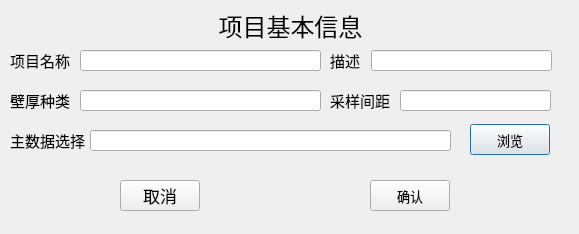
<?xml version="1.0" encoding="UTF-8"?>
<ui version="4.0">
 <class>projectDlg</class>
 <widget class="QDialog" name="projectDlg">
  <property name="geometry">
   <rect>
    <x>0</x>
    <y>0</y>
    <width>579</width>
    <height>234</height>
   </rect>
  </property>
  <property name="windowTitle">
   <string>Dialog</string>
  </property>
  <widget class="QLabel" name="label">
   <property name="geometry">
    <rect>
     <x>10</x>
     <y>10</y>
     <width>561</width>
     <height>31</height>
    </rect>
   </property>
   <property name="font">
    <font>
     <pointsize>18</pointsize>
     <weight>50</weight>
     <bold>false</bold>
    </font>
   </property>
   <property name="text">
    <string>项目基本信息</string>
   </property>
   <property name="alignment">
    <set>Qt::AlignCenter</set>
   </property>
  </widget>
  <widget class="QLabel" name="label_2">
   <property name="geometry">
    <rect>
     <x>10</x>
     <y>50</y>
     <width>71</width>
     <height>21</height>
    </rect>
   </property>
   <property name="font">
    <font>
     <pointsize>11</pointsize>
    </font>
   </property>
   <property name="text">
    <string>项目名称</string>
   </property>
  </widget>
  <widget class="QLineEdit" name="prjNameEdit">
   <property name="geometry">
    <rect>
     <x>80</x>
     <y>50</y>
     <width>241</width>
     <height>21</height>
    </rect>
   </property>
   <property name="font">
    <font>
     <pointsize>10</pointsize>
    </font>
   </property>
  </widget>
  <widget class="QLabel" name="label_3">
   <property name="geometry">
    <rect>
     <x>330</x>
     <y>50</y>
     <width>41</width>
     <height>21</height>
    </rect>
   </property>
   <property name="font">
    <font>
     <pointsize>11</pointsize>
    </font>
   </property>
   <property name="text">
    <string>描述</string>
   </property>
  </widget>
  <widget class="QLineEdit" name="discribeEdit">
   <property name="geometry">
    <rect>
     <x>371</x>
     <y>50</y>
     <width>181</width>
     <height>21</height>
    </rect>
   </property>
   <property name="font">
    <font>
     <pointsize>10</pointsize>
    </font>
   </property>
  </widget>
  <widget class="QLabel" name="label_4">
   <property name="geometry">
    <rect>
     <x>10</x>
     <y>90</y>
     <width>71</width>
     <height>21</height>
    </rect>
   </property>
   <property name="font">
    <font>
     <pointsize>11</pointsize>
    </font>
   </property>
   <property name="text">
    <string>壁厚种类</string>
   </property>
  </widget>
  <widget class="QLineEdit" name="thicknessEdit">
   <property name="geometry">
    <rect>
     <x>80</x>
     <y>90</y>
     <width>241</width>
     <height>21</height>
    </rect>
   </property>
   <property name="font">
    <font>
     <pointsize>10</pointsize>
    </font>
   </property>
  </widget>
  <widget class="QLabel" name="label_5">
   <property name="geometry">
    <rect>
     <x>10</x>
     <y>130</y>
     <width>81</width>
     <height>21</height>
    </rect>
   </property>
   <property name="font">
    <font>
     <pointsize>11</pointsize>
    </font>
   </property>
   <property name="text">
    <string>主数据选择</string>
   </property>
  </widget>
  <widget class="QLineEdit" name="datapathEdit">
   <property name="geometry">
    <rect>
     <x>90</x>
     <y>130</y>
     <width>361</width>
     <height>21</height>
    </rect>
   </property>
   <property name="font">
    <font>
     <pointsize>10</pointsize>
    </font>
   </property>
  </widget>
  <widget class="QPushButton" name="datapathButton">
   <property name="geometry">
    <rect>
     <x>470</x>
     <y>124</y>
     <width>80</width>
     <height>31</height>
    </rect>
   </property>
   <property name="font">
    <font>
     <pointsize>10</pointsize>
    </font>
   </property>
   <property name="text">
    <string>浏览</string>
   </property>
  </widget>
  <widget class="QLabel" name="label_6">
   <property name="geometry">
    <rect>
     <x>330</x>
     <y>90</y>
     <width>71</width>
     <height>21</height>
    </rect>
   </property>
   <property name="font">
    <font>
     <pointsize>11</pointsize>
    </font>
   </property>
   <property name="text">
    <string>采样间距</string>
   </property>
  </widget>
  <widget class="QLineEdit" name="intervalEdit">
   <property name="geometry">
    <rect>
     <x>400</x>
     <y>90</y>
     <width>151</width>
     <height>21</height>
    </rect>
   </property>
   <property name="font">
    <font>
     <pointsize>10</pointsize>
    </font>
   </property>
  </widget>
  <widget class="QPushButton" name="cancelButton">
   <property name="geometry">
    <rect>
     <x>120</x>
     <y>180</y>
     <width>80</width>
     <height>31</height>
    </rect>
   </property>
   <property name="font">
    <font>
     <pointsize>13</pointsize>
    </font>
   </property>
   <property name="text">
    <string>取消</string>
   </property>
  </widget>
  <widget class="QPushButton" name="okButton">
   <property name="geometry">
    <rect>
     <x>370</x>
     <y>180</y>
     <width>80</width>
     <height>31</height>
    </rect>
   </property>
   <property name="font">
    <font>
     <pointsize>10</pointsize>
    </font>
   </property>
   <property name="text">
    <string>确认</string>
   </property>
  </widget>
  <widget class="QLabel" name="tooltip_1">
   <property name="geometry">
    <rect>
     <x>13</x>
     <y>73</y>
     <width>54</width>
     <height>12</height>
    </rect>
   </property>
   <property name="text">
    <string/>
   </property>
  </widget>
  <widget class="QLabel" name="tooltip_2">
   <property name="geometry">
    <rect>
     <x>13</x>
     <y>114</y>
     <width>54</width>
     <height>12</height>
    </rect>
   </property>
   <property name="text">
    <string/>
   </property>
  </widget>
  <widget class="QLabel" name="tooltip_3">
   <property name="geometry">
    <rect>
     <x>13</x>
     <y>153</y>
     <width>54</width>
     <height>12</height>
    </rect>
   </property>
   <property name="text">
    <string/>
   </property>
  </widget>
  <widget class="QLabel" name="tooltip_4">
   <property name="geometry">
    <rect>
     <x>333</x>
     <y>111</y>
     <width>111</width>
     <height>12</height>
    </rect>
   </property>
   <property name="text">
    <string/>
   </property>
  </widget>
 </widget>
 <resources/>
 <connections/>
</ui>
